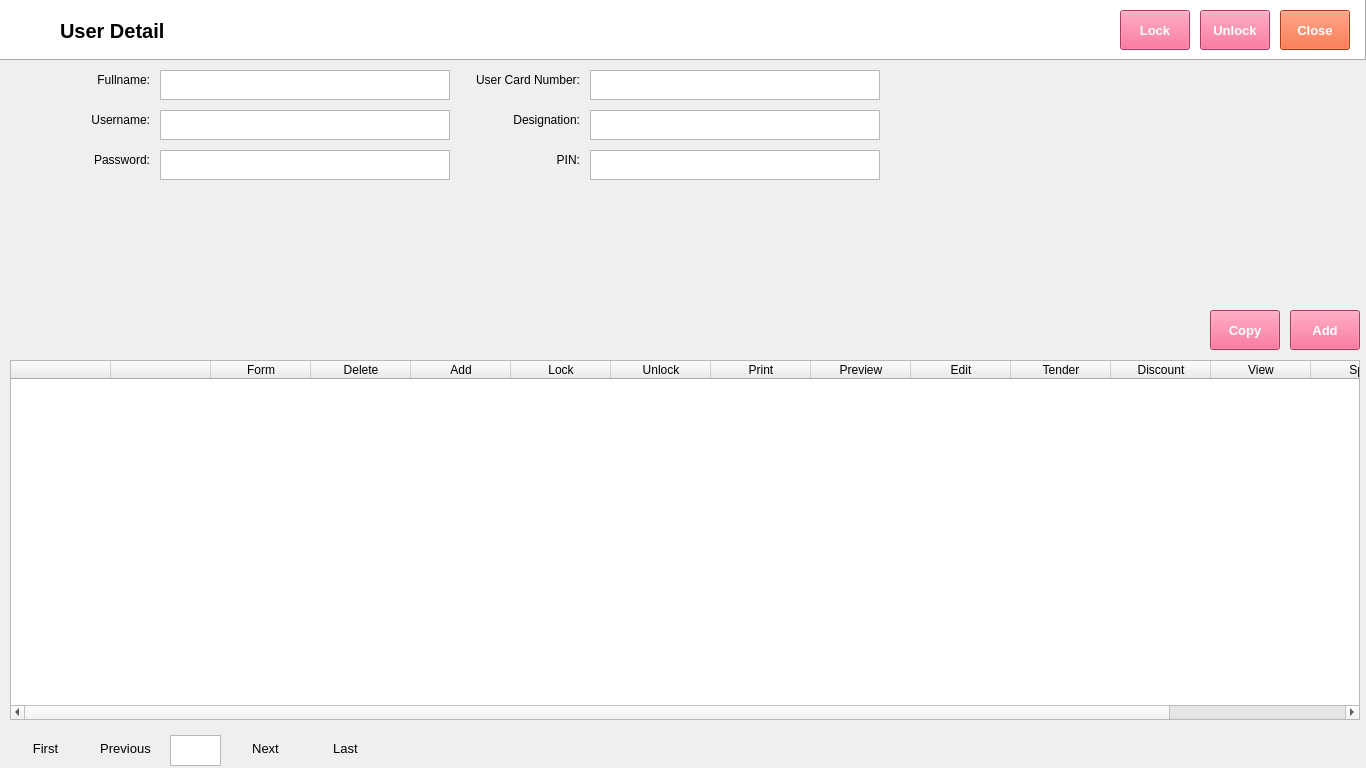
<?xml version="1.0" encoding="UTF-8"?>
<ui version="4.0">
 <class>Form</class>
 <widget class="QWidget" name="Form">
  <property name="geometry">
   <rect>
    <x>0</x>
    <y>0</y>
    <width>1366</width>
    <height>768</height>
   </rect>
  </property>
  <property name="font">
   <font>
    <family>Segoe UI</family>
    <pointsize>9</pointsize>
   </font>
  </property>
  <property name="windowTitle">
   <string>Form</string>
  </property>
  <widget class="QFrame" name="frame">
   <property name="geometry">
    <rect>
     <x>0</x>
     <y>0</y>
     <width>1366</width>
     <height>60</height>
    </rect>
   </property>
   <property name="autoFillBackground">
    <bool>false</bool>
   </property>
   <property name="styleSheet">
    <string notr="true">background-color: rgb(255, 255, 255);</string>
   </property>
   <property name="frameShape">
    <enum>QFrame::Panel</enum>
   </property>
   <property name="frameShadow">
    <enum>QFrame::Raised</enum>
   </property>
   <widget class="QLabel" name="label">
    <property name="geometry">
     <rect>
      <x>10</x>
      <y>10</y>
      <width>38</width>
      <height>32</height>
     </rect>
    </property>
    <property name="text">
     <string/>
    </property>
    <property name="pixmap">
     <pixmap>../../python-pos/img/Disbursement.png</pixmap>
    </property>
    <property name="scaledContents">
     <bool>true</bool>
    </property>
   </widget>
   <widget class="QLabel" name="lblUserDetail">
    <property name="geometry">
     <rect>
      <x>60</x>
      <y>10</y>
      <width>180</width>
      <height>41</height>
     </rect>
    </property>
    <property name="font">
     <font>
      <family>Segoe UI</family>
      <pointsize>15</pointsize>
      <weight>75</weight>
      <bold>true</bold>
     </font>
    </property>
    <property name="text">
     <string>User Detail</string>
    </property>
    <property name="textFormat">
     <enum>Qt::PlainText</enum>
    </property>
   </widget>
   <widget class="QPushButton" name="btnLock">
    <property name="geometry">
     <rect>
      <x>1120</x>
      <y>10</y>
      <width>70</width>
      <height>40</height>
     </rect>
    </property>
    <property name="font">
     <font>
      <family>Segoe UI</family>
      <pointsize>10</pointsize>
      <weight>75</weight>
      <bold>true</bold>
     </font>
    </property>
    <property name="autoFillBackground">
     <bool>false</bool>
    </property>
    <property name="styleSheet">
     <string notr="true">background-color: rgb(240, 80, 128);
color: rgb(255, 255, 255);</string>
    </property>
    <property name="text">
     <string>Lock</string>
    </property>
   </widget>
   <widget class="QPushButton" name="btnClose">
    <property name="geometry">
     <rect>
      <x>1280</x>
      <y>10</y>
      <width>70</width>
      <height>40</height>
     </rect>
    </property>
    <property name="font">
     <font>
      <family>Segoe UI</family>
      <pointsize>10</pointsize>
      <weight>75</weight>
      <bold>true</bold>
     </font>
    </property>
    <property name="styleSheet">
     <string notr="true">background-color: rgb(243, 79, 28);
color: rgb(255, 255, 255);</string>
    </property>
    <property name="text">
     <string>Close</string>
    </property>
    <property name="flat">
     <bool>false</bool>
    </property>
   </widget>
   <widget class="QPushButton" name="btnUnLock">
    <property name="geometry">
     <rect>
      <x>1200</x>
      <y>10</y>
      <width>70</width>
      <height>40</height>
     </rect>
    </property>
    <property name="font">
     <font>
      <family>Segoe UI</family>
      <pointsize>10</pointsize>
      <weight>75</weight>
      <bold>true</bold>
     </font>
    </property>
    <property name="autoFillBackground">
     <bool>false</bool>
    </property>
    <property name="styleSheet">
     <string notr="true">background-color: rgb(240, 80, 128);
color: rgb(255, 255, 255);</string>
    </property>
    <property name="text">
     <string>Unlock</string>
    </property>
   </widget>
  </widget>
  <widget class="QLabel" name="lblFullName">
   <property name="geometry">
    <rect>
     <x>30</x>
     <y>70</y>
     <width>120</width>
     <height>20</height>
    </rect>
   </property>
   <property name="font">
    <font>
     <family>Segoe UI</family>
     <pointsize>9</pointsize>
    </font>
   </property>
   <property name="text">
    <string>Fullname:</string>
   </property>
   <property name="alignment">
    <set>Qt::AlignRight|Qt::AlignTrailing|Qt::AlignVCenter</set>
   </property>
  </widget>
  <widget class="QLabel" name="lblUserName">
   <property name="geometry">
    <rect>
     <x>30</x>
     <y>110</y>
     <width>120</width>
     <height>20</height>
    </rect>
   </property>
   <property name="font">
    <font>
     <family>Segoe UI</family>
     <pointsize>9</pointsize>
    </font>
   </property>
   <property name="text">
    <string>Username:</string>
   </property>
   <property name="alignment">
    <set>Qt::AlignRight|Qt::AlignTrailing|Qt::AlignVCenter</set>
   </property>
  </widget>
  <widget class="QLabel" name="lblPassword">
   <property name="geometry">
    <rect>
     <x>30</x>
     <y>150</y>
     <width>120</width>
     <height>20</height>
    </rect>
   </property>
   <property name="font">
    <font>
     <family>Segoe UI</family>
     <pointsize>9</pointsize>
    </font>
   </property>
   <property name="text">
    <string>Password:</string>
   </property>
   <property name="alignment">
    <set>Qt::AlignRight|Qt::AlignTrailing|Qt::AlignVCenter</set>
   </property>
  </widget>
  <widget class="QTextEdit" name="txtFullName">
   <property name="geometry">
    <rect>
     <x>160</x>
     <y>70</y>
     <width>290</width>
     <height>30</height>
    </rect>
   </property>
  </widget>
  <widget class="QLabel" name="lblPIN">
   <property name="geometry">
    <rect>
     <x>460</x>
     <y>150</y>
     <width>120</width>
     <height>20</height>
    </rect>
   </property>
   <property name="font">
    <font>
     <family>Segoe UI</family>
     <pointsize>9</pointsize>
    </font>
   </property>
   <property name="text">
    <string>PIN:</string>
   </property>
   <property name="alignment">
    <set>Qt::AlignRight|Qt::AlignTrailing|Qt::AlignVCenter</set>
   </property>
  </widget>
  <widget class="QLabel" name="lblUserCardNumber">
   <property name="geometry">
    <rect>
     <x>460</x>
     <y>70</y>
     <width>120</width>
     <height>20</height>
    </rect>
   </property>
   <property name="font">
    <font>
     <family>Segoe UI</family>
     <pointsize>9</pointsize>
    </font>
   </property>
   <property name="text">
    <string>User Card Number:</string>
   </property>
   <property name="alignment">
    <set>Qt::AlignRight|Qt::AlignTrailing|Qt::AlignVCenter</set>
   </property>
  </widget>
  <widget class="QLabel" name="lblDesignation">
   <property name="geometry">
    <rect>
     <x>460</x>
     <y>110</y>
     <width>120</width>
     <height>20</height>
    </rect>
   </property>
   <property name="font">
    <font>
     <family>Segoe UI</family>
     <pointsize>9</pointsize>
    </font>
   </property>
   <property name="text">
    <string>Designation:</string>
   </property>
   <property name="alignment">
    <set>Qt::AlignRight|Qt::AlignTrailing|Qt::AlignVCenter</set>
   </property>
  </widget>
  <widget class="QTableWidget" name="tblUserForm">
   <property name="geometry">
    <rect>
     <x>10</x>
     <y>360</y>
     <width>1350</width>
     <height>360</height>
    </rect>
   </property>
   <column>
    <property name="text">
     <string/>
    </property>
   </column>
   <column>
    <property name="text">
     <string/>
    </property>
   </column>
   <column>
    <property name="text">
     <string>Form</string>
    </property>
   </column>
   <column>
    <property name="text">
     <string>Delete</string>
    </property>
   </column>
   <column>
    <property name="text">
     <string>Add</string>
    </property>
   </column>
   <column>
    <property name="text">
     <string>Lock</string>
    </property>
   </column>
   <column>
    <property name="text">
     <string>Unlock</string>
    </property>
   </column>
   <column>
    <property name="text">
     <string>Print</string>
    </property>
   </column>
   <column>
    <property name="text">
     <string>Preview</string>
    </property>
   </column>
   <column>
    <property name="text">
     <string>Edit</string>
    </property>
   </column>
   <column>
    <property name="text">
     <string>Tender</string>
    </property>
   </column>
   <column>
    <property name="text">
     <string>Discount</string>
    </property>
   </column>
   <column>
    <property name="text">
     <string>View</string>
    </property>
   </column>
   <column>
    <property name="text">
     <string>Split</string>
    </property>
   </column>
   <column>
    <property name="text">
     <string>Return</string>
    </property>
   </column>
  </widget>
  <widget class="QTextEdit" name="txtUserName">
   <property name="geometry">
    <rect>
     <x>160</x>
     <y>110</y>
     <width>290</width>
     <height>30</height>
    </rect>
   </property>
  </widget>
  <widget class="QTextEdit" name="txtPassword">
   <property name="geometry">
    <rect>
     <x>160</x>
     <y>150</y>
     <width>290</width>
     <height>30</height>
    </rect>
   </property>
  </widget>
  <widget class="QTextEdit" name="txtUserCardNumber">
   <property name="geometry">
    <rect>
     <x>590</x>
     <y>70</y>
     <width>290</width>
     <height>30</height>
    </rect>
   </property>
  </widget>
  <widget class="QTextEdit" name="txtPIN">
   <property name="geometry">
    <rect>
     <x>590</x>
     <y>150</y>
     <width>290</width>
     <height>30</height>
    </rect>
   </property>
  </widget>
  <widget class="QTextEdit" name="txtDesignation">
   <property name="geometry">
    <rect>
     <x>590</x>
     <y>110</y>
     <width>290</width>
     <height>30</height>
    </rect>
   </property>
  </widget>
  <widget class="QPushButton" name="btnCopy">
   <property name="geometry">
    <rect>
     <x>1210</x>
     <y>310</y>
     <width>70</width>
     <height>40</height>
    </rect>
   </property>
   <property name="font">
    <font>
     <family>Segoe UI</family>
     <pointsize>10</pointsize>
     <weight>75</weight>
     <bold>true</bold>
    </font>
   </property>
   <property name="autoFillBackground">
    <bool>false</bool>
   </property>
   <property name="styleSheet">
    <string notr="true">background-color: rgb(240, 80, 128);
color: rgb(255, 255, 255);</string>
   </property>
   <property name="text">
    <string>Copy</string>
   </property>
  </widget>
  <widget class="QPushButton" name="btnAdd">
   <property name="geometry">
    <rect>
     <x>1290</x>
     <y>310</y>
     <width>70</width>
     <height>40</height>
    </rect>
   </property>
   <property name="font">
    <font>
     <family>Segoe UI</family>
     <pointsize>10</pointsize>
     <weight>75</weight>
     <bold>true</bold>
    </font>
   </property>
   <property name="autoFillBackground">
    <bool>false</bool>
   </property>
   <property name="styleSheet">
    <string notr="true">background-color: rgb(240, 80, 128);
color: rgb(255, 255, 255);</string>
   </property>
   <property name="text">
    <string>Add</string>
   </property>
  </widget>
  <widget class="QPushButton" name="pushButtonNext">
   <property name="geometry">
    <rect>
     <x>230</x>
     <y>730</y>
     <width>71</width>
     <height>37</height>
    </rect>
   </property>
   <property name="font">
    <font>
     <family>Segoe UI</family>
     <pointsize>10</pointsize>
    </font>
   </property>
   <property name="styleSheet">
    <string notr="true">color: rgb(0, 0, 0);</string>
   </property>
   <property name="text">
    <string>Next</string>
   </property>
   <property name="flat">
    <bool>true</bool>
   </property>
  </widget>
  <widget class="QTextEdit" name="textEditPageNumber">
   <property name="geometry">
    <rect>
     <x>170</x>
     <y>735</y>
     <width>51</width>
     <height>31</height>
    </rect>
   </property>
   <property name="font">
    <font>
     <family>Segoe UI</family>
     <pointsize>10</pointsize>
    </font>
   </property>
   <property name="styleSheet">
    <string notr="true">color: rgb(0, 0, 0);</string>
   </property>
   <property name="readOnly">
    <bool>true</bool>
   </property>
  </widget>
  <widget class="QPushButton" name="pushButtonPrevious">
   <property name="geometry">
    <rect>
     <x>90</x>
     <y>730</y>
     <width>71</width>
     <height>37</height>
    </rect>
   </property>
   <property name="font">
    <font>
     <family>Segoe UI</family>
     <pointsize>10</pointsize>
    </font>
   </property>
   <property name="styleSheet">
    <string notr="true">color: rgb(0, 0, 0);</string>
   </property>
   <property name="text">
    <string>Previous</string>
   </property>
   <property name="flat">
    <bool>true</bool>
   </property>
  </widget>
  <widget class="QPushButton" name="pushButtonLast">
   <property name="geometry">
    <rect>
     <x>310</x>
     <y>730</y>
     <width>71</width>
     <height>37</height>
    </rect>
   </property>
   <property name="font">
    <font>
     <family>Segoe UI</family>
     <pointsize>10</pointsize>
    </font>
   </property>
   <property name="styleSheet">
    <string notr="true">color: rgb(0, 0, 0);</string>
   </property>
   <property name="text">
    <string>Last</string>
   </property>
   <property name="flat">
    <bool>true</bool>
   </property>
  </widget>
  <widget class="QPushButton" name="pushButtonFirst">
   <property name="geometry">
    <rect>
     <x>10</x>
     <y>730</y>
     <width>71</width>
     <height>37</height>
    </rect>
   </property>
   <property name="font">
    <font>
     <family>Segoe UI</family>
     <pointsize>10</pointsize>
    </font>
   </property>
   <property name="styleSheet">
    <string notr="true">color: rgb(0, 0, 0);</string>
   </property>
   <property name="text">
    <string>First</string>
   </property>
   <property name="flat">
    <bool>true</bool>
   </property>
  </widget>
 </widget>
 <resources/>
 <connections/>
</ui>
